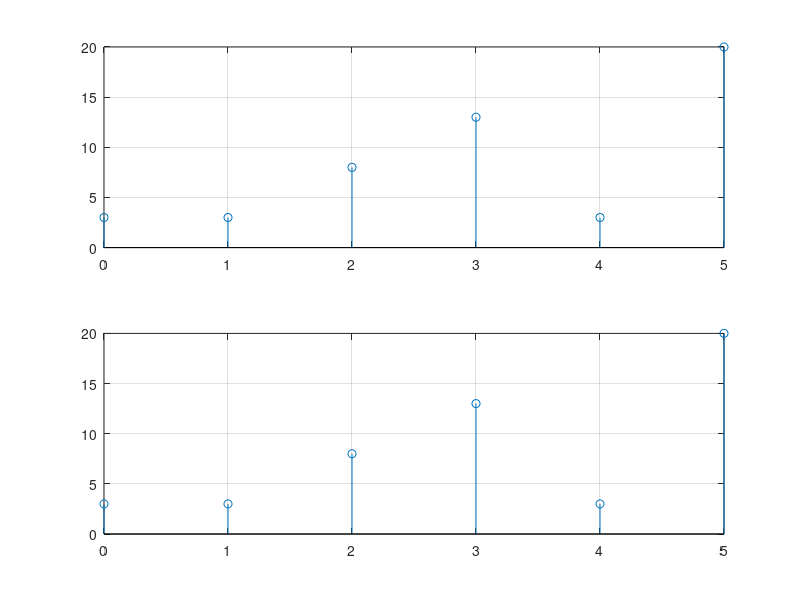

Write the MATLAB code that produced this figure.
x1=[1 2 3 4];
x2=[1 -1 2];
x3=[2 -2 3];
n=0:5;
x4=x2+x3;
y5=conv(x1,x4);
subplot(2,1,1)
stem(n,y5);
grid on;

y1=conv(x1,x2);
y2=conv(x1,x3);
y3=y1+y2;
subplot(2,1,2);
stem(n,y3);
grid on;






